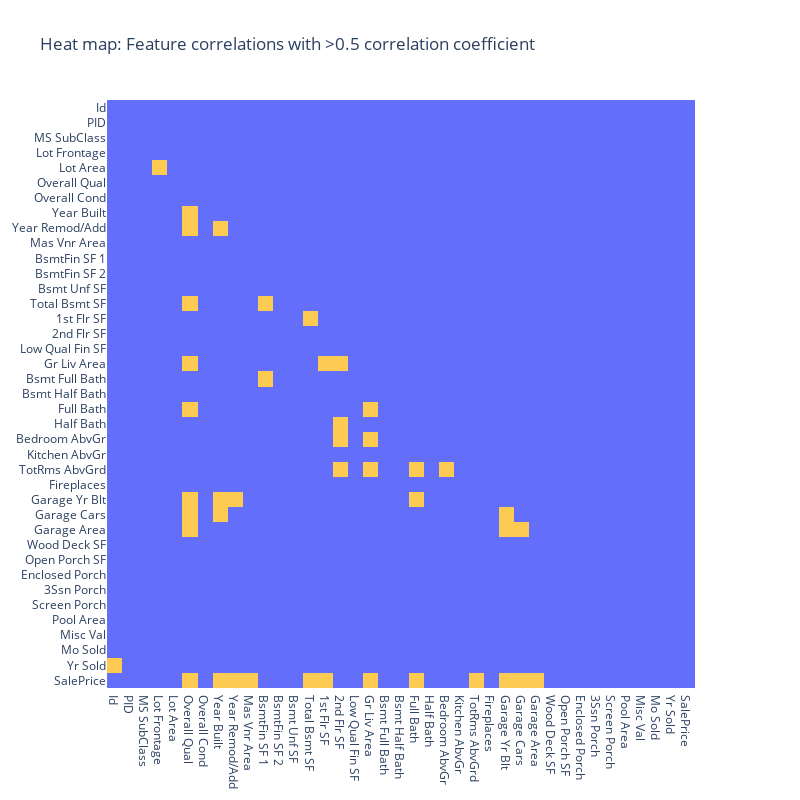

This figure's notebook cell:
### Markdown cell above
#### Lets get an intuition of the most relevant variables

### Code cell
#from the class
pearson_corr_features = df.corr()
corr_data = np.tril(pearson_corr_features,k=-1) # only looking at bottom heatmap triangle
corr_data = abs(corr_data)>0.50 # only visualizing notable correlations 

# plotting
fig = px.imshow(corr_data, x=pearson_corr_features.columns, y=pearson_corr_features.index,
                color_continuous_scale=px.colors.qualitative.Plotly, width=800, height=800,
                title="Heat map: Feature correlations with >0.5 correlation coefficient")
fig.update(layout_coloraxis_showscale=False)
fig.show()
plt.figure(figsize=(15,5))

### Figure 1 — Plotly figure (JSON) as saved in the notebook; plotly's stock layout.template omitted (floating-point values rounded to 4 significant figures; data arrays with more than 128 entries replaced by an {"elided": "..."} marker saying what was removed)
{"data": [{"coloraxis": "coloraxis", "hovertemplate": "x: %{x}<br>y: %{y}<br>color: %{z}<extra></extra>", "name": "0", "type": "heatmap", "x": ["Id", "PID", "MS SubClass", "Lot Frontage", "Lot Area", "Overall Qual", "Overall Cond", "Year Built", "Year Remod/Add", "Mas Vnr Area", "BsmtFin SF 1", "BsmtFin SF 2", "Bsmt Unf SF", "Total Bsmt SF", "1st Flr SF", "2nd Flr SF", "Low Qual Fin SF", "Gr Liv Area", "Bsmt Full Bath", "Bsmt Half Bath", "Full Bath", "Half Bath", "Bedroom AbvGr", "Kitchen AbvGr", "TotRms AbvGrd", "Fireplaces", "Garage Yr Blt", "Garage Cars", "Garage Area", "Wood Deck SF", "Open Porch SF", "Enclosed Porch", "3Ssn Porch", "Screen Porch", "Pool Area", "Misc Val", "Mo Sold", "Yr Sold", "SalePrice"], "xaxis": "x", "y": ["Id", "PID", "MS SubClass", "Lot Frontage", "Lot Area", "Overall Qual", "Overall Cond", "Year Built", "Year Remod/Add", "Mas Vnr Area", "BsmtFin SF 1", "BsmtFin SF 2", "Bsmt Unf SF", "Total Bsmt SF", "1st Flr SF", "2nd Flr SF", "Low Qual Fin SF", "Gr Liv Area", "Bsmt Full Bath", "Bsmt Half Bath", "Full Bath", "Half Bath", "Bedroom AbvGr", "Kitchen AbvGr", "TotRms AbvGrd", "Fireplaces", "Garage Yr Blt", "Garage Cars", "Garage Area", "Wood Deck SF", "Open Porch SF", "Enclosed Porch", "3Ssn Porch", "Screen Porch", "Pool Area", "Misc Val", "Mo Sold", "Yr Sold", "SalePrice"], "yaxis": "y", "z": {"elided": "39x39 int values"}}], "layout": {"coloraxis": {"colorscale": [[0, "#636EFA"], [0.1111, "#EF553B"], [0.2222, "#00CC96"], [0.3333, "#AB63FA"], [0.4444, "#FFA15A"], [0.5556, "#19D3F3"], [0.6667, "#FF6692"], [0.7778, "#B6E880"], [0.8889, "#FF97FF"], [1, "#FECB52"]], "showscale": false}, "height": 800, "title": {"text": "Heat map: Feature correlations with >0.5 correlation coefficient"}, "width": 800, "xaxis": {"anchor": "y", "constrain": "domain", "domain": [0, 1], "scaleanchor": "y"}, "yaxis": {"anchor": "x", "autorange": "reversed", "constrain": "domain", "domain": [0, 1]}}}
